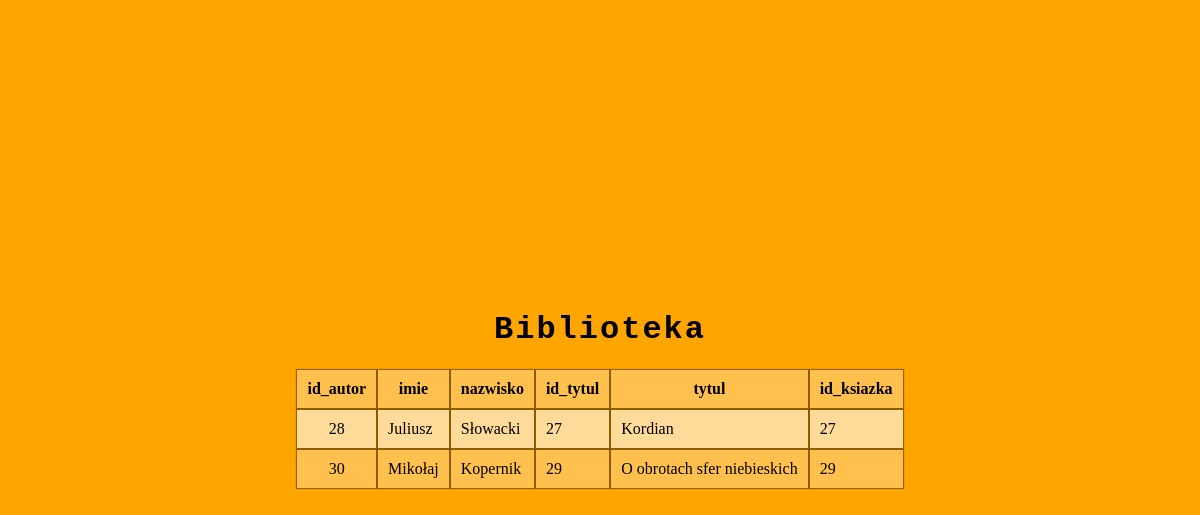
The page / on the database its author committed.
### tables this page shows
CREATE TABLE `ksiazki` (
  `id_ksiazka` int(11) NOT NULL,
  `id_tytul` int(11) NOT NULL,
  `id_autor` int(11) NOT NULL
);

CREATE TABLE `autorzy` (
  `id_autor` int(11) NOT NULL,
  `imie` text NOT NULL,
  `nazwisko` text NOT NULL
);

CREATE TABLE `tytuly` (
  `id_tytul` int(11) NOT NULL,
  `tytul` text NOT NULL
);

### table.php (the view)
<?php
    require_once 'connect.php';
    function createTable($sql){
        global $db;
        $result = $db->query($sql);
        if($result){
            $rows = $result->fetch_all(MYSQLI_ASSOC);
            $keys = array_keys($rows[0]);
            echo '<table>';
                echo '<tr>';
                    foreach($keys as $key){
                        echo "<th>$key</th>";
                    }
                echo '</tr>';
                foreach($rows as $row){
                    echo '<tr>';
                    foreach($keys as $key){
                        echo '<td>'.$row[$key].'</td>';
                    }
                    echo '</tr>';
                }
            echo '</table>';
        } else echo 'invalid sql';
    }
?>

### index.php (shortened to what this page needs)
<?php
    require_once './table.php';
?>
<!DOCTYPE html>
<html lang="pl">
<head>
    <link rel="stylesheet" href="style.css">
</head>
<body>
    <main>
        <h1>Biblioteka</h1>
        <div class="library">
            <?php createTable("SELECT * from autorzy, tytuly, ksiazki WHERE autorzy.id_autor = ksiazki.id_autor AND tytuly.id_tytul = ksiazki.id_tytul");?>
        </div>
    </main>
</body>
</html>

### style.css (style rules this page uses)
* { margin: 0; padding: 0; box-sizing: border-box; }
html { font-size: 10px; }
body { width:100vw; min-height: 100vh; background: orange; display: flex; justify-content: center; align-items: center; font-size: 1.6rem; font-family: Cambria, Cochin, Georgia, Times, 'Times New Roman', serif; }
main { display: flex; flex-direction: column; align-items: center; }
h1 { margin-bottom: 2rem; letter-spacing: 2px; font-family: 'Courier New', Courier, monospace; }
tr:nth-child(odd) { background: rgba(255,255,255, .3); }
tr:nth-child(even) { background: rgba(255,255,255, .6); }
td:first-child { text-align: center; }
td, th { padding: 1rem; box-shadow: 0 0 1px 1px rgba(0,0,0,.4); }

### rows shown on the page
ksiazki: id_autor "28", id_autor.imie "Juliusz", id_autor.nazwisko "Słowacki", id_tytul "27", id_tytul.tytul "Kordian", id_ksiazka "27"
ksiazki: id_autor "30", id_autor.imie "Mikołaj", id_autor.nazwisko "Kopernik", id_tytul "29", id_tytul.tytul "O obrotach sfer niebieskich", id_ksiazka "29"

### other values the page prints
$key "id_autor"
$key "imie"
$key "nazwisko"
$key "id_tytul"
$key "tytul"
$key "id_ksiazka"
